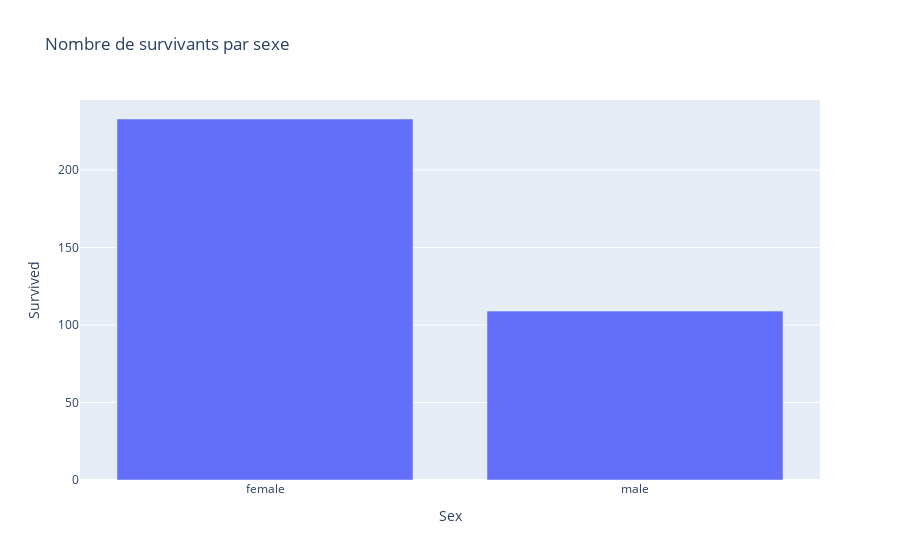

Notebook code for this chart:
### Markdown cell above
# Répartition des sex dans le jeu de données Titanic

### Code cell
import pandas as pd
import plotly.express as px

df = pd.read_csv(r'/home/fadilatou/Projet-titanic/train.csv')

# Par exemple, compter combien de survivants par sexe
survivants_par_sexe = df.groupby('Sex')['Survived'].sum().reset_index()

fig = px.bar(survivants_par_sexe, x='Sex', y='Survived', title='Nombre de survivants par sexe')
fig.show()

### Figure 1 — Plotly figure (JSON) as saved in the notebook; plotly's stock layout.template omitted (floating-point values rounded to 4 significant figures)
{"data": [{"hovertemplate": "Sex=%{x}<br>Survived=%{y}<extra></extra>", "legendgroup": "", "marker": {"color": "#636efa", "pattern": {"shape": ""}}, "name": "", "orientation": "v", "showlegend": false, "textposition": "auto", "type": "bar", "x": ["female", "male"], "xaxis": "x", "y": [233, 109], "yaxis": "y"}], "layout": {"barmode": "relative", "legend": {"tracegroupgap": 0}, "title": {"text": "Nombre de survivants par sexe"}, "xaxis": {"anchor": "y", "domain": [0, 1], "title": {"text": "Sex"}}, "yaxis": {"anchor": "x", "domain": [0, 1], "title": {"text": "Survived"}}}}
